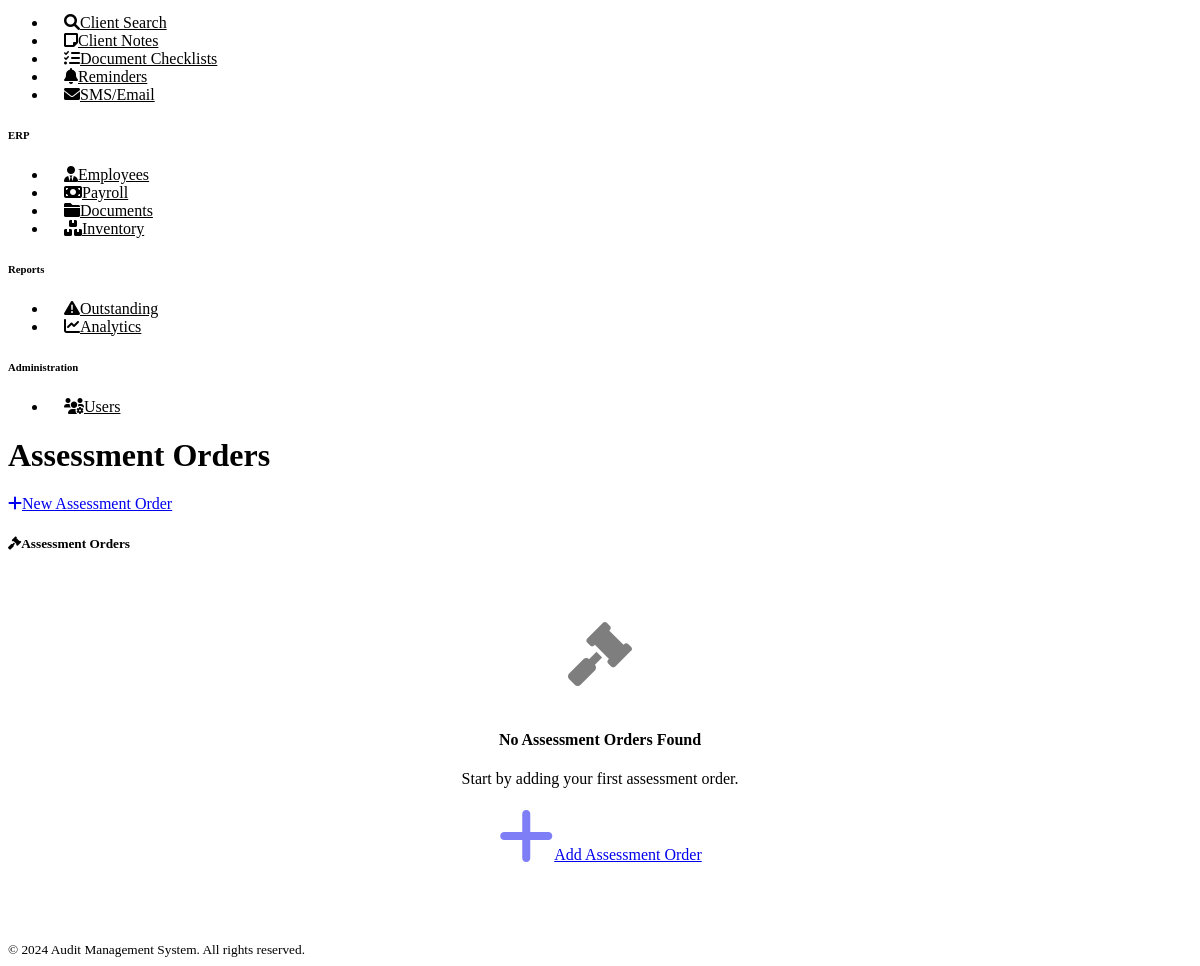
Before: /assessment_orders (signed in, lower part) with the older database file.
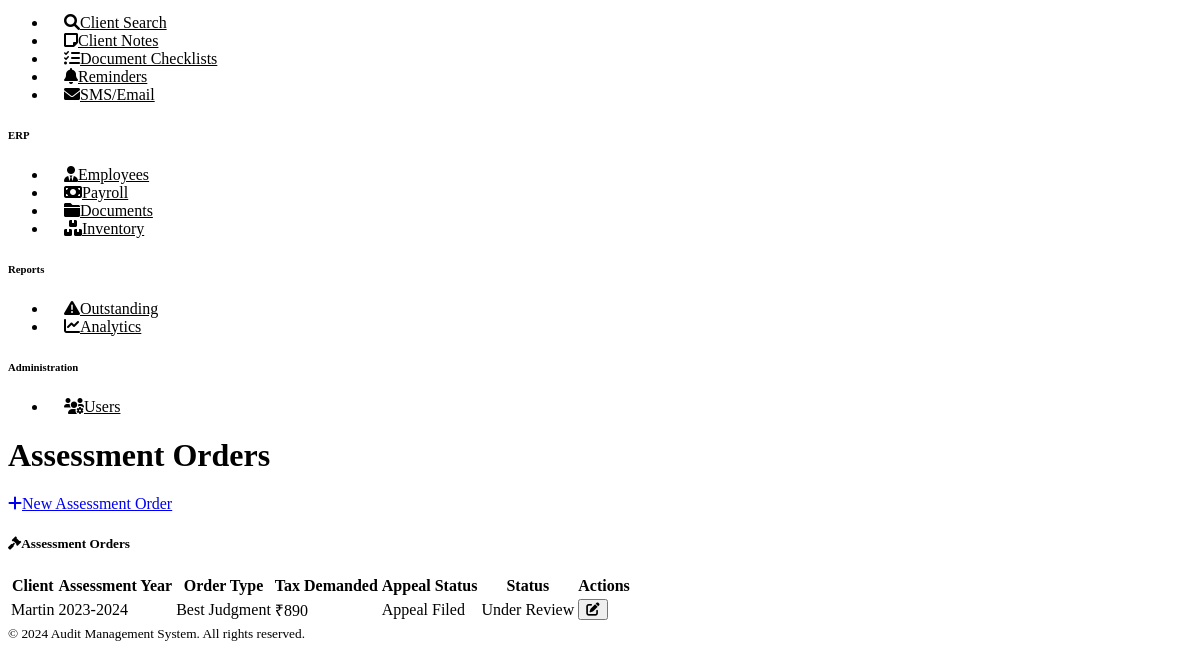
After: the same page with the newer database file.
### models.py (models this page shows)
class AssessmentOrder(db.Model):
    __tablename__ = 'assessment_orders'
    id = Column(Integer, primary_key=True)
    client_id = Column(Integer, ForeignKey('clients.id'), nullable=False)
    client = db.relationship('Client', backref='assessment_orders')
    assessment_year = Column(String(10), nullable=False)
    order_type = Column(String(50))  # Scrutiny, Best Judgment, Ex-parte
    order_date = Column(Date)
    order_number = Column(String(50))
    total_income_assessed = Column(Float, default=0)
    tax_demanded = Column(Float, default=0)
    interest_charged = Column(Float, default=0)
    penalty_imposed = Column(Float, default=0)
    appeal_filed = Column(Boolean, default=False)
    appeal_date = Column(Date)
    appeal_number = Column(String(50))
    status = Column(String(20), default='Received')  # Received, Under Review, Appealed, Settled
    remarks = Column(Text)
    created_at = Column(DateTime, default=datetime.utcnow)
    created_by = Column(Integer, ForeignKey('users.id'))

class Client(db.Model):
    __tablename__ = 'clients'
    id = Column(Integer, primary_key=True)
    name = Column(String(200), nullable=False)
    pan = Column(String(10), unique=True)
    gstin = Column(String(15))
    email = Column(String(120))
    phone = Column(String(15))
    address = Column(Text)
    date_of_birth = Column(Date)
    incorporation_date = Column(Date)
    client_type = Column(String(50))  # Individual, Company, Partnership, etc.
    status = Column(String(20), default='Active')
    created_at = Column(DateTime, default=datetime.utcnow)
    created_by = Column(Integer, ForeignKey('users.id'))
    income_tax_returns = relationship('IncomeTaxReturn', backref='client', lazy='dynamic')
    tds_returns = relationship('TDSReturn', backref='client', lazy='dynamic')
    gst_returns = relationship('GSTReturn', backref='client', lazy='dynamic')
    documents = relationship('Document', backref='client', lazy='dynamic')
    outstanding_fees = relationship('OutstandingFee', backref='client', lazy='dynamic')
    cma_reports = relationship('CMAReport', backref='client', lazy='dynamic')

### routes.py (the view)
@main_bp.route('/assessment_orders')
@login_required
def assessment_orders():
    search = request.args.get('search', '')
    page = request.args.get('page', 1, type=int)
    query = AssessmentOrder.query
    if search:
        query = query.join(Client).filter(or_(
            Client.name.contains(search),
            AssessmentOrder.order_number.contains(search)
        ))
    orders = query.order_by(AssessmentOrder.created_at.desc()).paginate(
        page=page, per_page=20, error_out=False
    )
    return render_template('compliance/assessment_orders.html', orders=orders, search=search)

### app.py (called while the page is built)
@login_manager.user_loader
def load_user(user_id):
    from models import User
    return User.query.get(int(user_id))

### templates/compliance/assessment_orders.html (shortened to what this page needs)
{% extends "base.html" %}
{% block content %}
<div class="d-flex justify-content-between flex-wrap flex-md-nowrap align-items-center pt-3 pb-2 mb-3 border-bottom">
    <h1 class="h2">Assessment Orders</h1>
    <div class="btn-toolbar mb-2 mb-md-0">
        <div class="btn-group me-2">
            <a href="{{ url_for('main.new_assessment_order') }}" class="btn btn-primary">
                <i class="fas fa-plus me-1"></i>New Assessment Order
            </a>
        </div>
    </div>
</div>
<div class="card">
    <div class="card-header">
        <h5 class="card-title mb-0">
            <i class="fas fa-gavel me-2"></i>Assessment Orders
        </h5>
    </div>
    <div class="card-body">
        {% if orders.items %}
        <div class="table-responsive">
            <table class="table table-striped">
                <thead>
                    <tr>
                        <th>Client</th>
                        <th>Assessment Year</th>
                        <th>Order Type</th>
                        <th>Tax Demanded</th>
                        <th>Appeal Status</th>
                        <th>Status</th>
                        <th>Actions</th>
                    </tr>
                </thead>
                <tbody>
                    {% for order in orders.items %}
                    <tr>
                        <td>{{ order.client.name }}</td>
                        <td>{{ order.assessment_year }}</td>
                        <td><span class="badge bg-info">{{ order.order_type }}</span></td>
                        <td>₹{{ "{:,.0f}".format(order.tax_demanded) if order.tax_demanded else '-' }}</td>
                        <td>
                            {% if order.appeal_filed %}
                                <span class="badge bg-warning">Appeal Filed</span>
                            {% else %}
                                <span class="text-muted">No Appeal</span>
                            {% endif %}
                        </td>
                        <td>
                            {% if order.status == 'Received' %}
                                <span class="badge bg-primary">{{ order.status }}</span>
                            {% elif order.status == 'Under Review' %}
                                <span class="badge bg-warning">{{ order.status }}</span>
                            {% elif order.status == 'Appealed' %}
                                <span class="badge bg-info">{{ order.status }}</span>
                            {% elif order.status == 'Settled' %}
                                <span class="badge bg-success">{{ order.status }}</span>
                            {% endif %}
                        </td>
                        <td>
                            <div class="btn-group btn-group-sm">
                                <button class="btn btn-outline-primary btn-sm">
                                    <i class="fas fa-edit"></i>
                                </button>
                            </div>
                        </td>
                    </tr>
                    {% endfor %}
                </tbody>
            </table>
        </div>
        {% else %}
        <div class="empty-state">
            <i class="fas fa-gavel"></i>
            <h4>No Assessment Orders Found</h4>
            <p class="text-muted">Start by adding your first assessment order.</p>
            <a href="{{ url_for('main.new_assessment_order') }}" class="btn btn-primary">
                <i class="fas fa-plus me-1"></i>Add Assessment Order
            </a>
        </div>
        {% endif %}
    </div>
</div>
{% endblock %}

Changed rows visible on the page:
added AssessmentOrder: client.name "Martin", assessment_year "2023-2024", order_type "Best Judgment", tax_demanded "890", appeal_filed "Appeal Filed", status "Under Review"
Other visible differences:
text no longer shown: "No Assessment Orders Found Start by adding your first assessment order. Add Assessment Order"
text now shown: "Client Assessment Year Order Type Tax Demanded Appeal Status Status Actions"
